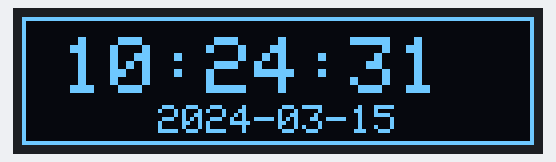
The sketch below on a simulated ESP32. Shown: 128×32 one-colour display. WiFi joins after 1.5 s; servers stay silent unless stated; the local clock reads 2024-03-15 10:24:30 at power-on unless the sketch sets it; what the sketch prints to the serial monitor is not drawn.

Above: at 1.6 s.
At 5.7 s:
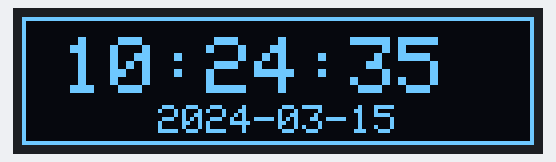
At 10.7 s:
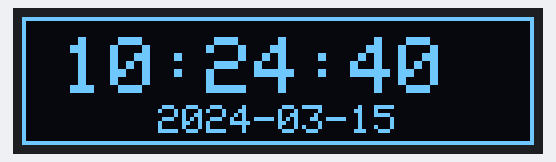
At 19.8 s:
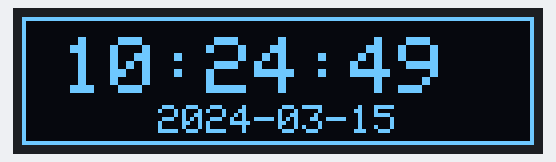
At 29.0 s:
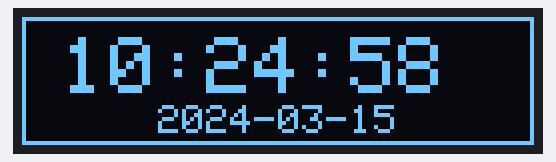
At 38.1 s:
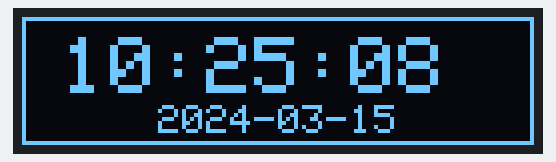

The sketch:

OLED-clock.ino
```cpp
/*
  Clock Display on AE BTG 091OLEDW 128x32 OLED
  (I2C interface using default pins: SDA=21, SCL=22)
  US Mountain Time (MST7MDT)

  This code connects to Wi-Fi, syncs time via NTP,
  then continuously displays the current time and date
  on both the Serial Monitor and the OLED display.

  Required libraries:
    - Adafruit SSD1306
    - Adafruit GFX Library
*/

#include <Arduino.h>
#include <Wire.h>
#include <WiFi.h>
#include <time.h>
#include <Adafruit_GFX.h>
#include <Adafruit_SSD1306.h>

// OLED display configuration
#define SCREEN_WIDTH 128  // OLED display width, in pixels
#define SCREEN_HEIGHT 32  // OLED display height, in pixels
#define OLED_SDA_PIN 21   // I2C SDA pin (ESP32 default)
#define OLED_SCL_PIN 22   // I2C SCL pin (ESP32 default)
#define OLED_ADDR    0x3C // I2C address for the OLED
#define OLED_RESET   -1   // Reset pin (not used, so set to -1)

Adafruit_SSD1306 display(SCREEN_WIDTH, SCREEN_HEIGHT, &Wire, OLED_RESET);

// Wi-Fi credentials
const char* ssid     = "emeraldcity";
const char* password = "spacemonkeys";

// US Mountain Time zone (POSIX format for MST/MDT)
const char* timezone = "MST7MDT";

// NTP sync interval (in milliseconds) - 30 minutes
const unsigned long ntpSyncInterval = 30UL * 60UL * 1000UL;
unsigned long lastNTPUpdate = 0;

void syncTime() {
  Serial.print("Synchronizing time with NTP server...");
  // Configure NTP servers for time synchronization
  configTime(0, 0, "pool.ntp.org", "time.nist.gov");

  time_t now = time(nullptr);
  // Wait for a valid time (at least 24 hours from epoch)
  while (now < 24 * 3600) {
    delay(100);
    now = time(nullptr);
  }
  Serial.println(" Time synchronized!");

  // Set timezone and update runtime environment
  setenv("TZ", timezone, 1);
  tzset();

  lastNTPUpdate = millis();
}

void setup() {
  Serial.begin(115200);

  // Initialize I2C with SDA on GPIO21 and SCL on GPIO22
  Wire.begin(OLED_SDA_PIN, OLED_SCL_PIN);

  // Initialize the OLED display
  if (!display.begin(SSD1306_SWITCHCAPVCC, OLED_ADDR)) {
    Serial.println(F("SSD1306 allocation failed"));
    for (;;); // Halt if OLED initialization fails
  }
  display.clearDisplay();
  display.display();

  // Connect to Wi-Fi
  Serial.print("Connecting to ");
  Serial.println(ssid);
  WiFi.begin(ssid, password);
  while (WiFi.status() != WL_CONNECTED) {
    delay(500);
    Serial.print(".");
  }
  Serial.println();
  Serial.println("WiFi connected.");

  // Synchronize time via NTP
  syncTime();
}

void loop() {
  time_t now = time(nullptr);
  struct tm timeinfo;
  localtime_r(&now, &timeinfo);

  // Print current time and date to the Serial Monitor
  Serial.printf("Current time: %02d:%02d:%02d, Date: %04d-%02d-%02d\n",
                timeinfo.tm_hour, timeinfo.tm_min, timeinfo.tm_sec,
                timeinfo.tm_year + 1900, timeinfo.tm_mon + 1, timeinfo.tm_mday);

  // Clear the OLED display buffer
  display.clearDisplay();

  // Draw a border for a neat look
  display.drawRect(0, 0, SCREEN_WIDTH, SCREEN_HEIGHT, SSD1306_WHITE);

  // Display the time with a larger text size
  display.setTextSize(2);
  display.setTextColor(SSD1306_WHITE);
  display.setCursor(10, 5);
  char timeStr[9];
  sprintf(timeStr, "%02d:%02d:%02d", timeinfo.tm_hour, timeinfo.tm_min, timeinfo.tm_sec);
  display.println(timeStr);

  // Display the date in smaller text below the time
  display.setTextSize(1);
  display.setCursor(34, 22);
  char dateStr[12];
  sprintf(dateStr, "%04d-%02d-%02d", timeinfo.tm_year + 1900, timeinfo.tm_mon + 1, timeinfo.tm_mday);
  display.println(dateStr);

  // Write the display buffer to the OLED
  display.display();

  // Re-sync with NTP every 30 minutes to keep the time accurate
  if (millis() - lastNTPUpdate > ntpSyncInterval) {
    syncTime();
  }

  delay(1000); // Update the display every second
}
```

Measured:
- what the display in image 0 shows lasts 1.0 s, from 1.6 s to 2.6 s
